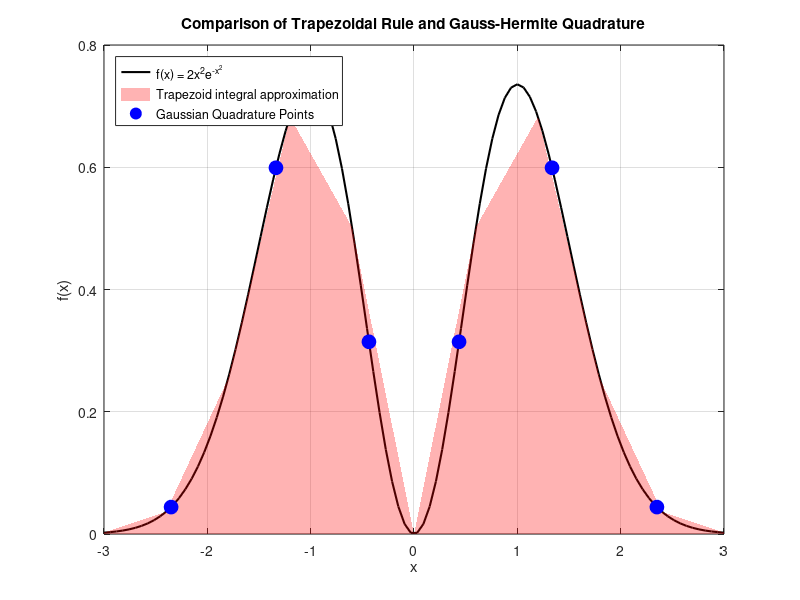

The MATLAB source for this figure:
% Define the function

%f_inter = @(x) 2;
f_inter = @(x) 2.*x.^2;
f = @(x) f_inter(x) .* exp(-x.^2);

% Define the exact integral value using MATLAB's integral function
exact_integral = integral(f, -Inf, Inf); %2*sqrt(pi)

% Trapezoidal Rule
a = -3;
b = 3;
n = 10; % Number of intervals
x_trap = linspace(a, b, n+1);
y_trap = f(x_trap);
trap_integral = (b - a) / (2 * n) * (y_trap(1) + 2 * sum(y_trap(2:end-1)) + y_trap(end));


% Gauss-Hermite Quadrature (6 points)
% x_hermite are the roots of the physicists' version of the Hermite polynomial

H_hermite_5 = [32 0 -160 0 120 0];
H_hermite_6 = [64 0 -480 0 720 0 -120];

% x_hermite = [-2.350604973674492, -1.335849074013697, -0.436077411927617, 0.436077411927617, 1.335849074013697, 2.350604973674492];
% w_hermite = [0.004530009905509, 0.157067320322857, 0.724629595224392, 0.724629595224392, 0.157067320322857, 0.004530009905509];

% Gauss-Hermite Quadrature (10 points)
%H_hermite_9 =
%H_hermite_10 = [1024 0 -23040 0 161280 0 -403200 0 302400 0 -30240];

% x_hermite = [-3.436159118837738, -2.532731674232789, -1.756683649299881, -1.036610829789513, -0.342901327223705, ...
%               0.342901327223705,  1.036610829789513,  1.756683649299881,  2.532731674232789,  3.436159118837738];
% w_hermite = [7.640432855232620e-06, 0.001343645746781232, 0.033874394455481, 0.240138611082314, 0.610862633735325, ...
%              0.610862633735325, 0.240138611082314, 0.033874394455481, 0.001343645746781232, 7.640432855232620e-06];

H_hermite_n = H_hermite_6; 
H_hermite_n_minus = H_hermite_5;
%H_hermite = H_hermite_10;
x_hermite = roots(H_hermite_n)';

nbr_points = size(x_hermite,2); % n

% Computation of the Gauss–Hermite quadrature weights (according to the
% number of points
w_hermite = [];
for i=1:nbr_points
    
    w_hermite_i = 2^(nbr_points-1)*factorial(nbr_points)*sqrt(pi)/(nbr_points^2*polyval(H_hermite_n_minus,x_hermite(:,i))^2);
    w_hermite = [w_hermite,w_hermite_i];
end
%w_hermite

gauss_hermite_integral = sum(w_hermite .* f_inter(x_hermite));

% Display the results
disp(['Exact Integral: ', num2str(exact_integral)]);
disp(['Trapezoidal Rule Integral: ', num2str(trap_integral)]);
disp(['Gauss-Hermite Quadrature Integral: ', num2str(gauss_hermite_integral)]);

% Plot the function and approximations
x = linspace(a, b, 100);
y = f(x);

figure;
h1 = plot(x, y, 'k-', 'LineWidth', 1.5); hold on;

% Plot trapezoidal approximation
for i = 1:n
    h2=fill([x_trap(i) x_trap(i) x_trap(i+1) x_trap(i+1)], [0 f(x_trap(i)) f(x_trap(i+1)) 0], 'r', 'FaceAlpha', 0.3, 'EdgeColor', 'none');
end

% Plot Gaussian quadrature points
h3 = plot(x_hermite, f(x_hermite), 'bo', 'MarkerSize', 10, 'MarkerFaceColor', 'b');

title('Comparison of Trapezoidal Rule and Gauss-Hermite Quadrature');
xlabel('x');
ylabel('f(x)'); % 2x^2e^{-x^2}
legend([h1, h2,h3], {'f(x) = 2x^2e^{-x^2}', 'Trapezoid integral approximation', 'Gaussian Quadrature Points'}, 'Location', 'NorthWest');
grid on;
hold off;
